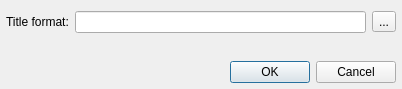
<?xml version="1.0" encoding="UTF-8"?>
<ui version="4.0">
 <class>HistorySettingsDialog</class>
 <widget class="QDialog" name="HistorySettingsDialog">
  <property name="geometry">
   <rect>
    <x>0</x>
    <y>0</y>
    <width>402</width>
    <height>89</height>
   </rect>
  </property>
  <property name="windowTitle">
   <string>Listening History Plugin Settings</string>
  </property>
  <layout class="QVBoxLayout" name="verticalLayout">
   <property name="leftMargin">
    <number>6</number>
   </property>
   <property name="rightMargin">
    <number>6</number>
   </property>
   <property name="bottomMargin">
    <number>6</number>
   </property>
   <item>
    <layout class="QHBoxLayout" name="horizontalLayout">
     <item>
      <widget class="QLabel" name="label_3">
       <property name="text">
        <string>Title format:</string>
       </property>
      </widget>
     </item>
     <item>
      <widget class="QLineEdit" name="titleLineEdit"/>
     </item>
     <item>
      <widget class="QToolButton" name="titleButton">
       <property name="text">
        <string notr="true">...</string>
       </property>
      </widget>
     </item>
    </layout>
   </item>
   <item>
    <spacer name="verticalSpacer">
     <property name="orientation">
      <enum>Qt::Vertical</enum>
     </property>
     <property name="sizeHint" stdset="0">
      <size>
       <width>20</width>
       <height>40</height>
      </size>
     </property>
    </spacer>
   </item>
   <item>
    <widget class="QDialogButtonBox" name="buttonBox">
     <property name="orientation">
      <enum>Qt::Horizontal</enum>
     </property>
     <property name="standardButtons">
      <set>QDialogButtonBox::Cancel|QDialogButtonBox::Ok</set>
     </property>
    </widget>
   </item>
  </layout>
 </widget>
 <resources/>
 <connections>
  <connection>
   <sender>buttonBox</sender>
   <signal>accepted()</signal>
   <receiver>HistorySettingsDialog</receiver>
   <slot>accept()</slot>
   <hints>
    <hint type="sourcelabel">
     <x>248</x>
     <y>254</y>
    </hint>
    <hint type="destinationlabel">
     <x>157</x>
     <y>274</y>
    </hint>
   </hints>
  </connection>
  <connection>
   <sender>buttonBox</sender>
   <signal>rejected()</signal>
   <receiver>HistorySettingsDialog</receiver>
   <slot>reject()</slot>
   <hints>
    <hint type="sourcelabel">
     <x>316</x>
     <y>260</y>
    </hint>
    <hint type="destinationlabel">
     <x>286</x>
     <y>274</y>
    </hint>
   </hints>
  </connection>
 </connections>
</ui>
